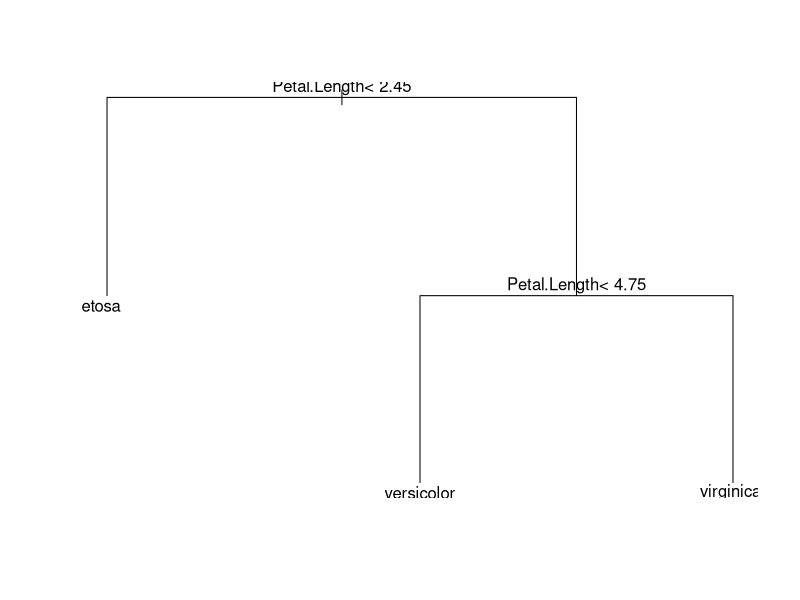
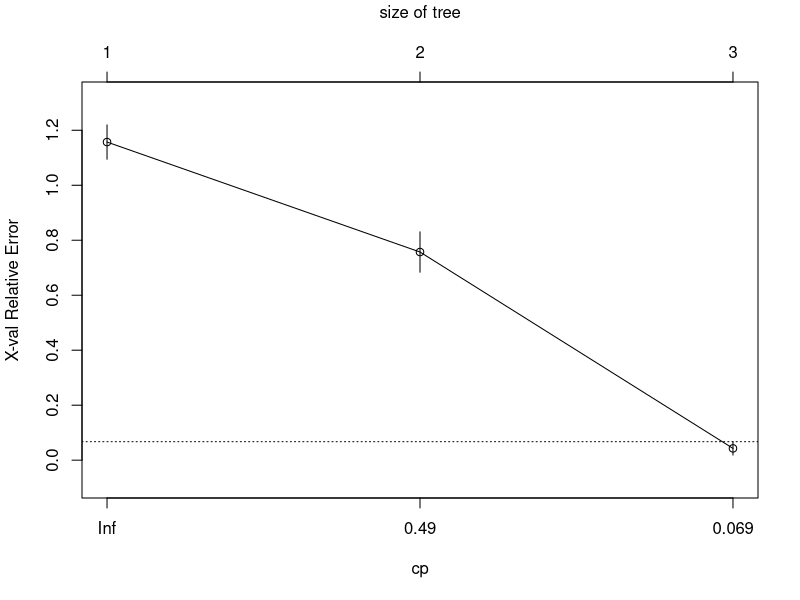
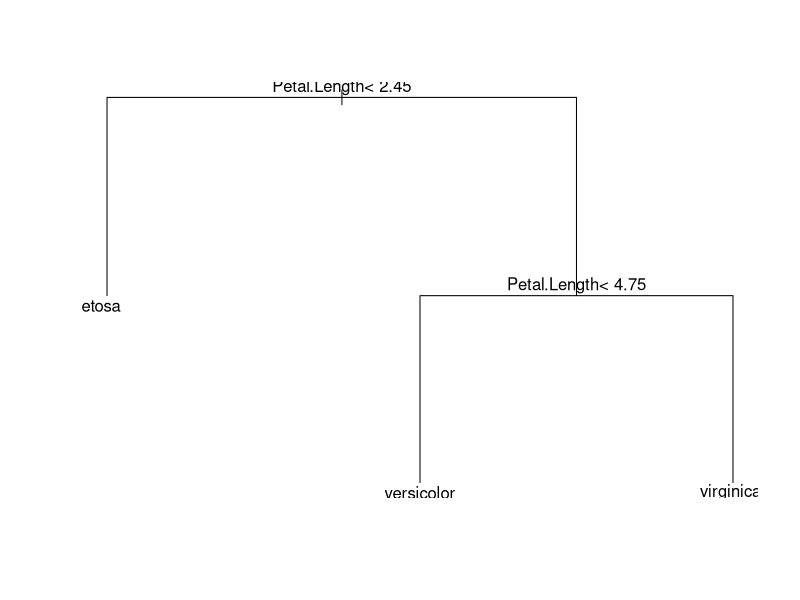

Reproduce these figures in R, in order. (Note: this script raises an error after producing the figures.)
# 분류분석 : Decision tree : 가지치기 적용
library(rpart)

set.seed(123)
n <- sample(2, nrow(iris), replace = T, prob = c(0.7, 0.3))
n

train <- iris[n==1,]
test <- iris[n==2,]
dim(train); dim(test)

# 가지치기 하지 않은 값.
iris_rpart <- rpart(Species ~ ., data = train, method = 'class')
iris_rpart

x11()
plot(iris_rpart)
text(iris_rpart)

plotcp(iris_rpart) # x 에러값 확인가능.
printcp(iris_rpart)

# 가지치기 한 값
cp <- iris_rpart$cptable[which.min(iris_rpart$cptable[,'xerror'])] # 이렇게 써야지 최선의 CP값을 줌.
cp

iris_rpart_prune <- prune(iris_rpart, cp = cp, 'cp')

x11()
plot(iris_rpart_prune)
text(iris_rpart_prune)

# 가지치기 한 값으로 분류 예측
pred <- predict(iris_rpart_prune, test, type = 'class')
pred

confusionMatrix(pred, test$Species) # Accuracy : 0.8864
